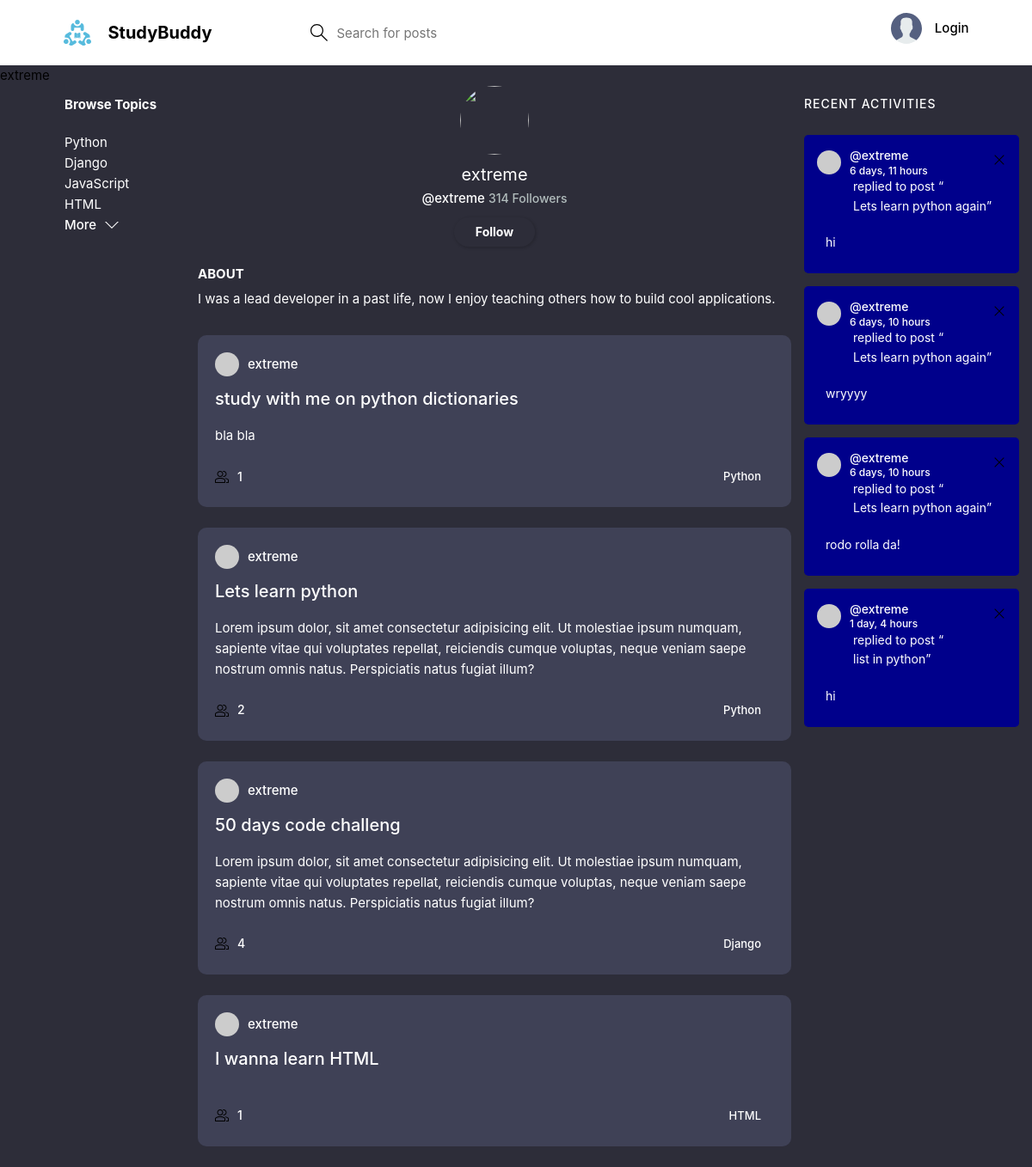
Page /profile/1/ on the committed database.
### base/models.py (models this page shows, shortened)
class Topic(models.Model):
    name = models.CharField(max_length=200)
    def __str__(self):
        return self.name

class Room(models.Model):
    host = models.ForeignKey(User, on_delete=models.SET_NULL, null=True)
    topic = models.ForeignKey(Topic, on_delete=models.SET_NULL, null=True)
    name = models.CharField(max_length=200)
    description = models.TextField(null=True, blank=True)
    updated = models.DateTimeField(auto_now=True)
    created = models.DateTimeField(auto_now_add=True)
    participants = models.ManyToManyField(User, related_name='participants', blank=True)
    class Meta():
        ordering = ['-updated', '-created']
    def __str__(self):
        return self.name

class Message(models.Model):
    user = models.ForeignKey(User, on_delete=models.CASCADE)
    room = models.ForeignKey(Room, on_delete=models.CASCADE)
    body = models.TextField()
    updated = models.DateTimeField(auto_now=True)
    created = models.DateTimeField(auto_now_add=True)

### base/views.py (the view)
# urls.py: path('profile/<str:pk>/', views.UserProfile, name='profile-page'),
def UserProfile(request, pk):
    user = User.objects.get(id=pk)
    rooms = user.room_set.all()
    all_messages = user.message_set.all()
    topics = Topic.objects.all()
    return render(request, 'base/profile.html', {'user':user, 'topics':topics,'all_messages':all_messages, 'rooms':rooms})

### base/templates/base/profile.html (shortened to what this page needs)
{% extends 'main.html' %}
{% block content %}
{{user.username}}
<div class="profile-container">
    <div>
        {% include 'base/mytops.html' %}
    </div>
    <div>
        <div class="profile">
            <div class="profile__avatar">
              <div class="avatar avatar--large active">
                <img src="https://studybud.s3.amazonaws.com/dennis.jpg">
              </div>
            </div>
            <div class="profile__info">
              <h3 style="color: white;">{{user.username}}</h3>
              <p style="color: white;">@{{user.username}} <span style="color: #b2bdbd;; font-size: 14px;"><span id="follow-count">314</span> Followers</span></p>
              <a id="followbtn" class="btn btn--main btn--pill white" data-otheruser="2be85331-5537-41b0-b9fa-7a00f684e120" data-action="follow">Follow</a>
            </div>
            <div class="profile__about white">
              <h3>About</h3>
              <p>
                I was a lead developer in a past life, now I enjoy teaching others how to build cool applications.
              </p>
            </div>
          </div>
        {% include 'base/feed.html' %}
    </div>
    <div>
        {% include 'base/activity_component.html' %}
    </div>
</div>
{% endblock content %}

### base/templates/base/mytops.html (shortened to what this page needs)
<div class="topics" style="    margin: 10px 0 0 75px;">
    <div class="topics__header">
      <h1 class="white">Browse Topics</h1>
        </div>
    <ul class="topics__list">
        <ul>
      {% for topic in topics %}
      <div>
        <a href="{% url 'home' %}?q={{topic.name}}"><li>{{topic.name}}</li></a>
      </div>
    </ul>
      {% endfor %}
    <a class="btn btn--link white" href="topics.html">
      More
      <svg version="1.1" xmlns="http://www.w3.org/2000/svg" width="32" height="32" viewBox="0 0 32 32">
        <title>chevron-down</title>
        <path d="M16 21l-13-13h-3l16 16 16-16h-3l-13 13z"></path>
      </svg>
    </a>
  </div>

### base/templates/base/feed.html (shortened to what this page needs)
{% for room in rooms %}
        <div class="roomListRoom" style="background-color: #3f4156;">
          <div class="roomListRoom__header white" >
            <a href="{% url 'profile-page' room.host.id %}" class="roomListRoom__author">
              <div class="avatar avatar--small">
                <img src="https://randomuser.me/api/portraits/women/11.jpg" />
              </div>
              {{room.host}}
            </a>
          </div>
          <div class="roomListRoom__content white">
            <a href="{% url 'room' room.id %}">{{room.name}}</a>
            <p>
              {{room.description}}
            </p>
          </div>
          <div class="roomListRoom__meta white">
            <a href="room.html" class="roomListRoom__joined">
              {{room.participants.all.count}}
            </a>
            <p class="roomListRoom__topic">{{room.topic}}</p>
          </div>
        </div>
        {% endfor %}

### base/templates/base/activity_component.html
<div class="activities">
    <div class="activities__header">
      <h2 style="color: white;">Recent Activities</h2>
    </div>
    {% for recent_message in all_messages %}
    <div class="activities__box" style="background-color:darkblue; width: 250px; color: white;">
      <div class="activities__boxHeader roomListRoom__header">
        <a href="profile.html" class="roomListRoom__author">
          <div class="avatar avatar--small">
            <img src="https://randomuser.me/api/portraits/women/11.jpg" />
          </div>
          <p>
            @{{recent_message.user}}
            <span>{{recent_message.created|timesince}}</span>
          </p>
        </a>
        <div class="roomListRoom__actions">
          <a href="#">
            <svg version="1.1" xmlns="http://www.w3.org/2000/svg" width="32" height="32" viewBox="0 0 32 32">
              <title>remove</title>
              <path
                d="M27.314 6.019l-1.333-1.333-9.98 9.981-9.981-9.981-1.333 1.333 9.981 9.981-9.981 9.98 1.333 1.333 9.981-9.98 9.98 9.98 1.333-1.333-9.98-9.98 9.98-9.981z"
              ></path>
            </svg>
          </a>
        </div>
      </div>
      <div class="activities__boxContent">
        <p>replied to post “<a href="room.html">{{recent_message.room}}</a>”</p>
        <div class="activities__boxRoomContent">
          {{recent_message.body}}
        </div>
      </div>
    </div>
    {% endfor %}
  </div>

### templates/main.html (style rules this page uses)
body { background-color:#2d2d39; }
li { color: white; }
.white { color: white; }

### base/templates/base/profile.html (style rules this page uses)
.profile-container { display: grid; grid-template-columns: 1fr 3fr 1fr; }

### base/templates/base/mytops.html (style rules this page uses)
li { list-style-type: none }

### rows in the picture
Topic: name "Python"
Topic: name "Django"
Topic: name "JavaScript"
Topic: name "HTML"
Room: host "extreme", name "study with me on python dictionaries", description "bla bla", participants.all.count "1", topic "Python"
Room: host "extreme", name "Lets learn python", description "Lorem ipsum dolor, sit amet consectetur adipisicing elit. Ut molestiae ipsum numquam, sapiente vitae qui voluptates repellat, reiciendis cumque voluptas, neque veniam saepe nostrum omnis natus. Perspiciatis natus fugiat illum?", participants.all.count "2", topic "Python"
Room: host "extreme", name "50 days code challeng", description "Lorem ipsum dolor, sit amet consectetur adipisicing elit. Ut molestiae ipsum numquam, sapiente vitae qui voluptates repellat, reiciendis cumque voluptas, neque veniam saepe nostrum omnis natus. Perspiciatis natus fugiat illum?", participants.all.count "4", topic "Django"
Room: host "extreme", name "I wanna learn HTML", participants.all.count "1", topic "HTML"
Message: user "extreme", created "6 days, 11 hours", room "Lets learn python again", body "hi"
Message: user "extreme", created "6 days, 10 hours", room "Lets learn python again", body "wryyyy"
Message: user "extreme", created "6 days, 10 hours", room "Lets learn python again", body "rodo rolla da!"
Message: user "extreme", created "1 day, 4 hours", room "list in python", body "hi"

### other values in the picture
{{ user.username }} "extreme"
